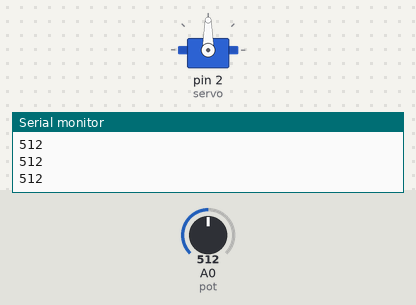
Recording of a sketch running on a simulated Arduino Uno, built with avr-gcc and run on an emulated ATmega328P. On the bench: servo, the last lines printed to the serial monitor. The inputs (shaded band) are chosen by the test bench; at power-on: A0 (pot) = 512.

Above: at 1.2 s.
1.3 s: A0 (pot) set to 716
At 2.1 s:
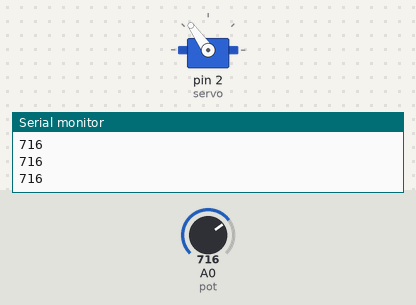
2.8 s: A0 (pot) set to 900
At 3.4 s:
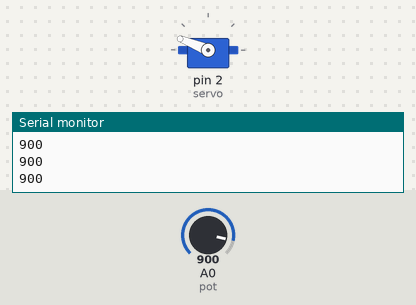
4.3 s: A0 (pot) set to 1023
At 4.7 s:
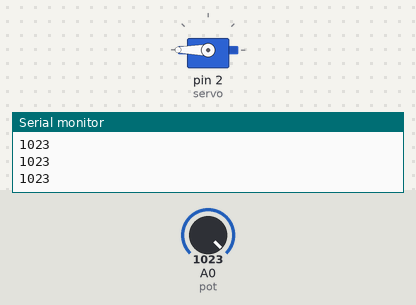
5.8 s: A0 (pot) set to 306
At 6.8 s:
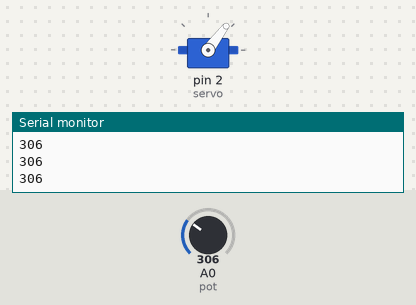
7.3 s: A0 (pot) set to 122
At 8.1 s:
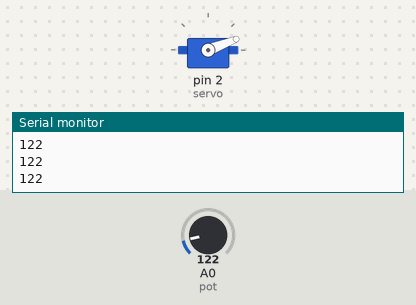
8.8 s: A0 (pot) set to 0
At 9.4 s:
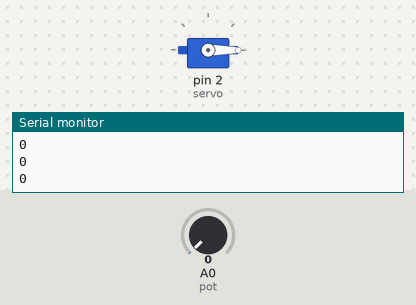
Timing chart, 0 to 11.3 s (numbered marks = the images above; inputs shaded):
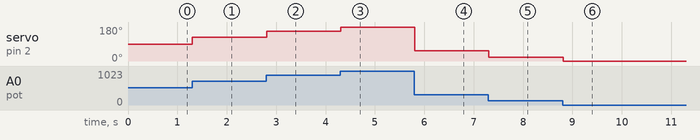

Measured:
- after the input at 1.3 s, servo on pin 2 (servo): 90° → 125° at once
- after the input at 2.8 s, servo on pin 2 (servo): 125° → 158° at once
- after the input at 4.3 s, servo on pin 2 (servo): 158° → 180° at once
- after the input at 5.8 s, servo on pin 2 (servo): 180° → 53° at once
- after the input at 7.3 s, servo on pin 2 (servo): 53° → 21° at once
- after the input at 8.8 s, servo on pin 2 (servo): 21° → 0° at once

The sketch:

Labo6Opdracht3.ino
```cpp
#include <Servo.h>

Servo servo;
const int pot = A0;
int angle = 0;

void setup() {
  // put your setup code here, to run once:
  Serial.begin(9600);
  servo.attach(2);
}

void loop() {
  // put your main code here, to run repeatedly:
  angle = map(analogRead(pot), 0, 1023, 0, 180);
  servo.write(angle);
  delay(15);
  Serial.println(analogRead(pot));
}
```
